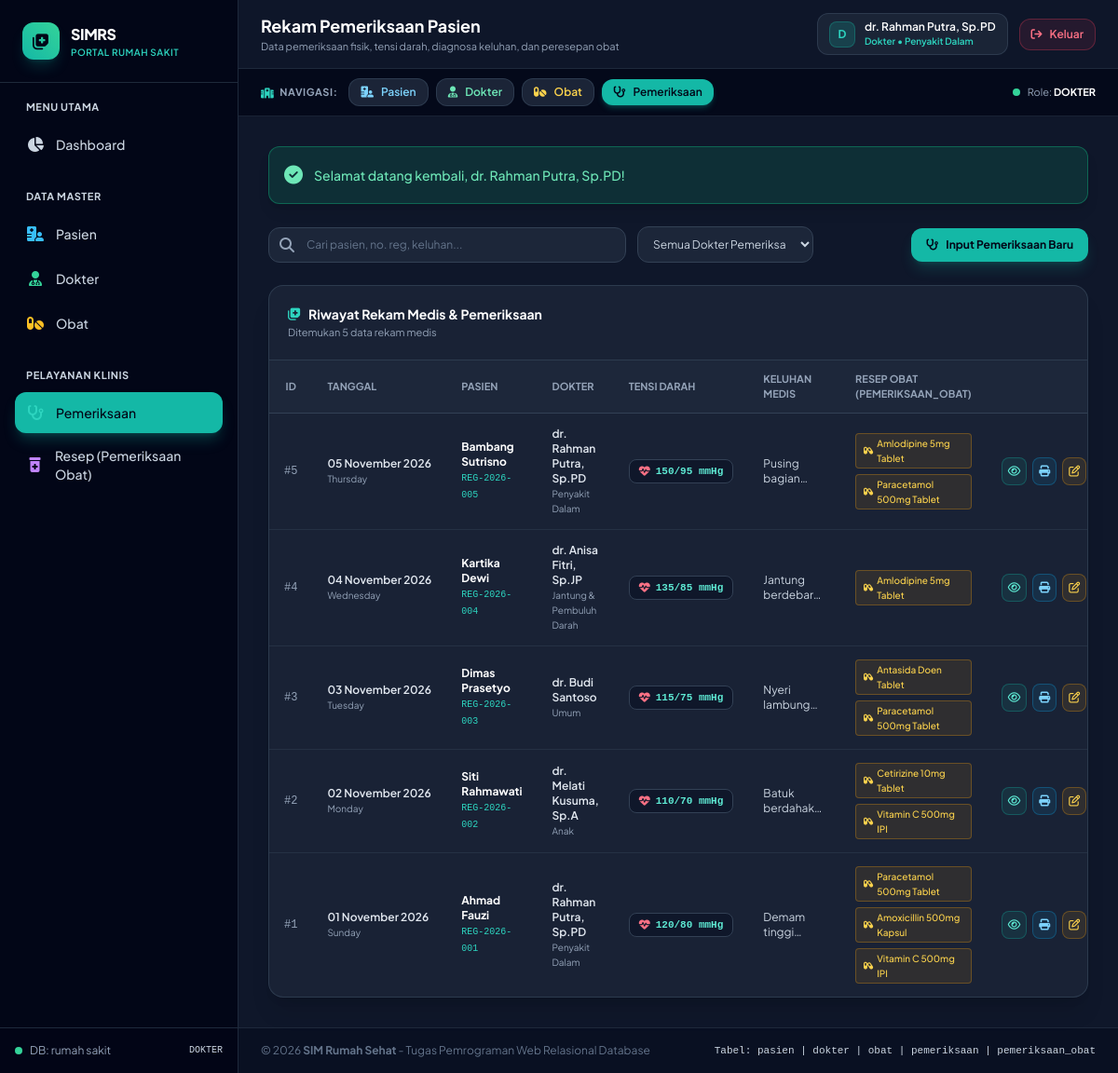
The app's page /tugas_obat/pemeriksaan.php (signed in) with its own data.
### tables this page shows
CREATE TABLE `pemeriksaan` (
  `id` int(5) NOT NULL AUTO_INCREMENT,
  `id_pasien` int(5) NOT NULL,
  `id_dokter` int(5) NOT NULL,
  `tgl_periksa` date NOT NULL,
  `keluhan` varchar(255) NOT NULL,
  `tensi_darah` varchar(255) NOT NULL,
  PRIMARY KEY (`id`),
  KEY `id_pasien` (`id_pasien`),
  KEY `id_dokter` (`id_dokter`),
  CONSTRAINT `fk_pemeriksaan_pasien` FOREIGN KEY (`id_pasien`) REFERENCES `pasien` (`id`) ON DELETE CASCADE ON UPDATE CASCADE,
  CONSTRAINT `fk_pemeriksaan_dokter` FOREIGN KEY (`id_dokter`) REFERENCES `dokter` (`id`) ON DELETE CASCADE ON UPDATE CASCADE
);

CREATE TABLE `pasien` (
  `id` int(5) NOT NULL AUTO_INCREMENT,
  `no_registrasi` varchar(255) NOT NULL,
  `nama_pasien` varchar(255) NOT NULL,
  `alamat` varchar(255) NOT NULL,
  `tgl_lahir` date NOT NULL,
  `keluhan` varchar(255) NOT NULL DEFAULT '',
  `tensi_darah` varchar(255) NOT NULL DEFAULT '',
  PRIMARY KEY (`id`)
);

CREATE TABLE `dokter` (
  `id` int(5) NOT NULL AUTO_INCREMENT,
  `username` varchar(255) NOT NULL,
  `password` varchar(255) NOT NULL,
  `nama_dokter` varchar(255) NOT NULL,
  `alamat` varchar(255) NOT NULL,
  `tgl_lahir` date NOT NULL,
  `jenis` varchar(255) NOT NULL,
  `spesialis` varchar(255) NOT NULL,
  PRIMARY KEY (`id`),
  UNIQUE KEY `username` (`username`)
);

### tugas_obat/koneksi.php (called while the page is built, shortened)
<?php
$host = "localhost";
$user = "root";
$pass = "";
$db   = "rumah sakit";
$koneksi = @mysqli_connect($host, $user, $pass, $db);
mysqli_set_charset($koneksi, "utf8mb4");
function clean($str) {
    global $koneksi;
    return mysqli_real_escape_string($koneksi, trim($str ?? ''));
}
function tgl_indo($tanggal) {
    $bulan = [
        1 => 'Januari', 'Februari', 'Maret', 'April', 'Mei', 'Juni',
        'Juli', 'Agustus', 'September', 'Oktober', 'November', 'Desember'
    ];
    $pecahkan = explode('-', $tanggal);
    return $pecahkan[2] . ' ' . $bulan[(int)$pecahkan[1]] . ' ' . $pecahkan[0];
}
?>

### tugas_obat/pemeriksaan.php (the view, shortened to what this page needs)
<?php
include __DIR__ . '/header.php';
$search = clean($_GET['search'] ?? '');
$where_sql = "";
$query = "
    SELECT
        p.*,
        pas.nama_pasien,
        pas.no_registrasi,
        pas.tgl_lahir,
        dok.nama_dokter,
        dok.spesialis,
        GROUP_CONCAT(CONCAT(o.kode_obat, '||', o.nama_obat, '||', po.aturan_pakai) SEPARATOR ';;') AS obat_list,
        COUNT(po.id) AS jumlah_obat
    FROM pemeriksaan p
    JOIN pasien pas ON p.id_pasien = pas.id
    JOIN dokter dok ON p.id_dokter = dok.id
    LEFT JOIN pemeriksaan_obat po ON p.id = po.id_pemeriksaan
    LEFT JOIN obat o ON po.id_id_obat = o.id
    $where_sql
    GROUP BY p.id
    ORDER BY p.tgl_periksa DESC, p.id DESC
";
$result = mysqli_query($koneksi, $query);
?>
<div class="space-y-6">
    <div class="flex flex-col lg:flex-row items-stretch lg:items-center justify-between gap-4">
        <form method="GET" action="pemeriksaan.php" class="flex flex-wrap items-center gap-3 flex-1">
            <div class="relative flex-1 min-w-[200px] max-w-sm">
                <span class="absolute inset-y-0 left-0 flex items-center pl-3 text-slate-400">
                    <i class="fa-solid fa-magnifying-glass"></i>
                </span>
                <input type="text" name="search" value="<?= htmlspecialchars($search) ?>"
                       placeholder="Cari pasien, no. reg, keluhan..."
                       class="w-full pl-10 pr-4 py-2.5 bg-slate-800/90 border border-slate-700 rounded-xl text-white placeholder-slate-500 focus:outline-none focus:ring-2 focus:ring-teal-500 text-xs">
            </div>
            <select name="dokter" onchange="this.form.submit()"
                    class="py-2.5 px-3 bg-slate-800/90 border border-slate-700 rounded-xl text-slate-300 text-xs focus:ring-2 focus:ring-teal-500 focus:outline-none">
                <option value="">Semua Dokter Pemeriksa</option>
            </select>
        </form>
        <a href="pemeriksaan_tambah.php"
           class="px-4 py-2.5 bg-teal-500 hover:bg-teal-600 text-slate-950 font-bold rounded-xl shadow-lg shadow-teal-500/20 text-xs flex items-center justify-center gap-2 transition-all">
            <i class="fa-solid fa-stethoscope"></i>
            <span>Input Pemeriksaan Baru</span>
        </a>
    </div>
    <div class="bg-slate-800/70 border border-slate-700/80 rounded-2xl overflow-hidden shadow-xl">
        <div class="p-5 border-b border-slate-700/80 flex items-center justify-between">
            <div>
                <h3 class="text-sm font-bold text-white flex items-center gap-2">
                    <i class="fa-solid fa-notes-medical text-teal-400"></i>
                    <span>Riwayat Rekam Medis & Pemeriksaan</span>
                </h3>
                <p class="text-[11px] text-slate-400 mt-0.5">Ditemukan <?= mysqli_num_rows($result) ?> data rekam medis</p>
            </div>
        </div>
        <div class="overflow-x-auto">
            <table class="w-full text-left text-xs">
                <thead>
                    <tr class="bg-slate-800/90 border-b border-slate-700 text-slate-400 uppercase text-[11px] font-semibold">
                        <th class="py-3 px-4 w-10 text-center">ID</th>
                        <th class="py-3 px-4">Tanggal</th>
                        <th class="py-3 px-4">Pasien</th>
                        <th class="py-3 px-4">Dokter</th>
                        <th class="py-3 px-4">Tensi Darah</th>
                        <th class="py-3 px-4">Keluhan Medis</th>
                        <th class="py-3 px-4">Resep Obat (pemeriksaan_obat)</th>
                        <th class="py-3 px-4 text-right">Aksi</th>
                    </tr>
                </thead>
                <tbody class="divide-y divide-slate-700/50">
                    <?php if (mysqli_num_rows($result) > 0):
                        while ($row = mysqli_fetch_assoc($result)):
                    ?>
                        <tr class="hover:bg-slate-750 transition-colors">
                            <td class="py-3.5 px-4 text-center font-mono text-slate-400">#<?= $row['id'] ?></td>
                            <td class="py-3.5 px-4 whitespace-nowrap text-slate-200">
                                <div class="font-semibold"><?= tgl_indo($row['tgl_periksa']) ?></div>
                                <div class="text-[10px] text-slate-400"><?= date('l', strtotime($row['tgl_periksa'])) ?></div>
                            </td>
                            <td class="py-3.5 px-4">
                                <div class="font-bold text-white"><?= htmlspecialchars($row['nama_pasien']) ?></div>
                                <span class="font-mono text-[10px] text-teal-400"><?= htmlspecialchars($row['no_registrasi']) ?></span>
                            </td>
                            <td class="py-3.5 px-4">
                                <div class="text-slate-200 font-semibold"><?= htmlspecialchars($row['nama_dokter']) ?></div>
                                <div class="text-[10px] text-slate-400"><?= htmlspecialchars($row['spesialis']) ?></div>
                            </td>
                            <td class="py-3.5 px-4 whitespace-nowrap">
                                <span class="px-2.5 py-1 rounded-lg bg-slate-900 border border-slate-700 text-teal-300 font-mono font-bold text-[11px] inline-flex items-center gap-1.5">
                                    <i class="fa-solid fa-heart-pulse text-rose-400 text-xs"></i>
                                    <span><?= htmlspecialchars($row['tensi_darah']) ?></span>
                                </span>
                            </td>
                            <td class="py-3.5 px-4 max-w-xs">
                                <div class="text-slate-300 line-clamp-2"><?= htmlspecialchars($row['keluhan']) ?></div>
                            </td>
                            <td class="py-3.5 px-4 max-w-xs">
                                <?php if (!empty($row['obat_list'])):
                                    $obat_items = explode(';;', $row['obat_list']);
                                ?>
                                    <div class="flex flex-wrap gap-1.5">
                                        <?php foreach ($obat_items as $item):
                                            $parts = explode('||', $item);
                                            $nam = $parts[1] ?? '';
                                            $aturan = $parts[2] ?? '';
                                        ?>
                                            <span class="inline-flex items-center gap-1 px-2 py-0.5 rounded bg-amber-500/10 border border-amber-500/30 text-amber-300 text-[10px] font-medium" title="<?= htmlspecialchars($nam) ?> (<?= htmlspecialchars($aturan) ?>)">
                                                <i class="fa-solid fa-capsules text-[9px]"></i>
                                                <span><?= htmlspecialchars($nam) ?></span>
                                            </span>
                                        <?php endforeach; ?>
                                    </div>
                                <?php endif; ?>
                            </td>
                            <td class="py-3.5 px-4 text-right whitespace-nowrap">
                                <div class="inline-flex items-center gap-1.5">
                                    <a href="pemeriksaan_detail.php?id=<?= $row['id'] ?>"
                                       class="p-1.5 rounded-lg bg-teal-500/10 hover:bg-teal-500/20 text-teal-300 border border-teal-500/30" title="Detail Rekam Medis">
                                        <i class="fa-regular fa-eye"></i>
                                    </a>
                                    <a href="pemeriksaan_cetak.php?id=<?= $row['id'] ?>" target="_blank"
                                       class="p-1.5 rounded-lg bg-sky-500/10 hover:bg-sky-500/20 text-sky-300 border border-sky-500/30" title="Cetak Resep & Resume">
                                        <i class="fa-solid fa-print"></i>
                                    </a>
                                    <a href="pemeriksaan_edit.php?id=<?= $row['id'] ?>"
                                       class="p-1.5 rounded-lg bg-amber-500/10 hover:bg-amber-500/20 text-amber-300 border border-amber-500/30" title="Edit Pemeriksaan">
                                        <i class="fa-regular fa-pen-to-square"></i>
                                    </a>
                                </div>
                            </td>
                        </tr>
                    <?php endwhile; ?>
                    <?php endif; ?>
                </tbody>
            </table>
        </div>
    </div>
</div>
<?php include __DIR__ . '/footer.php'; ?>

### tugas_obat/header.php (style rules this page uses)
body { font-family: 'Plus Jakarta Sans', sans-serif; }

### records on screen
pemeriksaan: id "5", tgl_periksa "05 November 2026", tgl_periksa "Thursday", id_pasien.nama_pasien "Bambang Sutrisno", id_pasien.no_registrasi "REG-2026-005", id_dokter.nama_dokter "dr. Rahman Putra, Sp.PD", id_dokter.spesialis "Penyakit Dalam", tensi_darah "150/95 mmHg", keluhan "Pusing…", nam "Amlodipine 5mg Tablet", nam "Paracetamol 500mg Tablet"
pemeriksaan: id "4", tgl_periksa "04 November 2026", tgl_periksa "Wednesday", id_pasien.nama_pasien "Kartika Dewi", id_pasien.no_registrasi "REG-2026-004", id_dokter.nama_dokter "dr. Anisa Fitri, Sp.JP", id_dokter.spesialis "Jantung & Pembuluh Darah", tensi_darah "135/85 mmHg", keluhan "Jantung…", nam "Amlodipine 5mg Tablet"
pemeriksaan: id "3", tgl_periksa "03 November 2026", tgl_periksa "Tuesday", id_pasien.nama_pasien "Dimas Prasetyo", id_pasien.no_registrasi "REG-2026-003", id_dokter.nama_dokter "dr. Budi Santoso", id_dokter.spesialis "Umum", tensi_darah "115/75 mmHg", keluhan "Nyeri…", nam "Antasida Doen Tablet", nam "Paracetamol 500mg Tablet"
pemeriksaan: id "2", tgl_periksa "02 November 2026", tgl_periksa "Monday", id_pasien.nama_pasien "Siti Rahmawati", id_pasien.no_registrasi "REG-2026-002", id_dokter.nama_dokter "dr. Melati Kusuma, Sp.A", id_dokter.spesialis "Anak", tensi_darah "110/70 mmHg", keluhan "Batuk…", nam "Cetirizine 10mg Tablet", nam "Vitamin C 500mg IPI"
pemeriksaan: id "1", tgl_periksa "01 November 2026", tgl_periksa "Sunday", id_pasien.nama_pasien "Ahmad Fauzi", id_pasien.no_registrasi "REG-2026-001", id_dokter.nama_dokter "dr. Rahman Putra, Sp.PD", id_dokter.spesialis "Penyakit Dalam", tensi_darah "120/80 mmHg", keluhan "Demam…", nam "Paracetamol 500mg Tablet", nam "Amoxicillin 500mg Kapsul", nam "Vitamin C 500mg IPI"

### other values on screen
$user['role'] "DOKTER"
$page_title "Rekam Pemeriksaan Pasien"
$page_subtitle "Data pemeriksaan fisik, tensi darah, diagnosa keluhan, dan peresepan obat"
substr($user['nama_user'], 0, 1) "D"
$user['nama_user'] "dr. Rahman Putra, Sp.PD"
$role_label "Dokter"
$user['spesialis'] "Penyakit Dalam"
$flash['message'] "Selamat datang kembali, dr. Rahman Putra, Sp.PD!"
mysqli_num_rows($result) "5"
